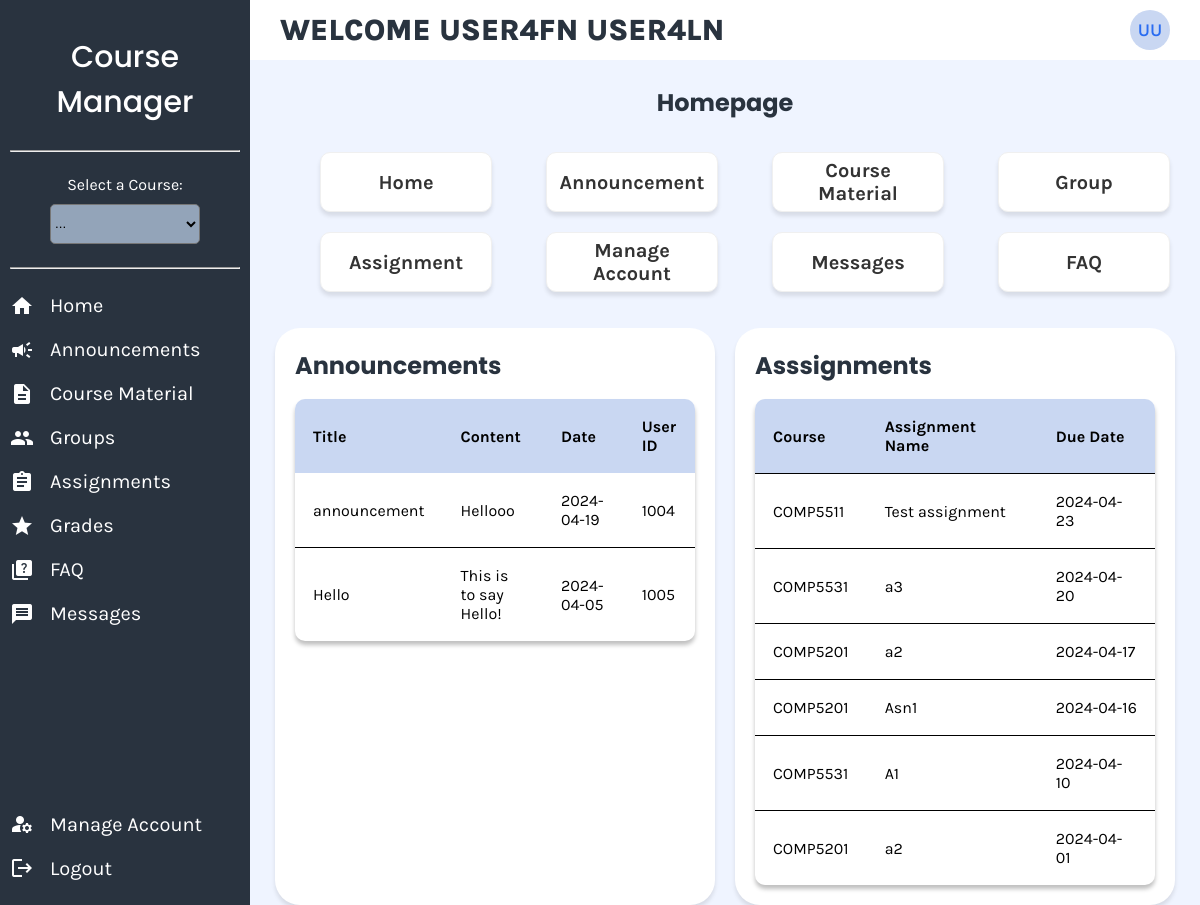
The page /student.php (signed in) on the database its author committed.
### tables this page shows
CREATE TABLE IF NOT EXISTS `announcements` (
  `announcement_id` int NOT NULL AUTO_INCREMENT,
  `title` varchar(255) NOT NULL,
  `content` text NOT NULL,
  `announcement_date` date NOT NULL,
  `userID` int NOT NULL,
  PRIMARY KEY (`announcement_id`) USING BTREE,
  KEY `userID` (`userID`) USING BTREE,
  CONSTRAINT `announcements_ibfk_1` FOREIGN KEY (`userID`) REFERENCES `user` (`userID`)
) AUTO_INCREMENT=1;

CREATE TABLE IF NOT EXISTS `assignments` (
  `Title` VARCHAR(100) NOT NULL,
  `Weight` DECIMAL(10,0) NOT NULL,
  `Max Mark` DECIMAL(10,0) NOT NULL,
  `Post Date` DATE NOT NULL,
  `Due Date` DATE NOT NULL,
  `assign_id` INT NOT NULL AUTO_INCREMENT,
  `assign_instructions` TEXT NOT NULL,
  `course_id` INT NOT NULL,
  PRIMARY KEY (`assign_id`),
  KEY `course_id` (`course_id`),
  CONSTRAINT `assignments_ibfk_1` FOREIGN KEY (`course_id`) REFERENCES `courses` (`course_id`) ON DELETE CASCADE ON UPDATE CASCADE
);

CREATE TABLE IF NOT EXISTS `courses` (
  `course_id` INT NOT NULL AUTO_INCREMENT,
  `course_name` VARCHAR(150) NOT NULL,
  `course_code` VARCHAR(150) NOT NULL,
  `dept_name` VARCHAR(150) NOT NULL,
  `semester` VARCHAR(150) NOT NULL,
  `room_no` VARCHAR(150) NOT NULL,
  `instructor_name` VARCHAR(150) NOT NULL,
  PRIMARY KEY (`course_id`)
) AUTO_INCREMENT=1;

### session.php (called while the page is built, shortened)
<?php
function isAdmin()
{
    if ($_SESSION['roleID'] == 1) {
        return true;
    }
    return false;
}
function isProfessor()
{
    return false;
}
function isTA()
{
    return false;
}
?>

### student.php (the view, shortened to what this page needs)
<?php
require 'session.php';
require 'header.php';
require 'sidebar.php';
$assignmentQuery = "SELECT a.*, c.course_code
                    FROM assignments a
                    INNER JOIN courses c ON a.course_id = c.course_id
                    ORDER BY a.`Due Date` DESC";
$assignmentResult = mysqli_query($conn, $assignmentQuery);
$query = "SELECT title, content, announcement_date, userID
          FROM announcements ORDER BY announcement_date DESC";
$result = mysqli_query($conn, $query);
?>
<!DOCTYPE html>
<html lang="en">
<head>
    <link rel="stylesheet" href="style.css">
</head>
<body>
    <main>
        <div class="container">
            <h1>Homepage</h1>
            <div class="tiles">
                <ul class="tiles">
                    <li>
                        <a href="index.php">Home</a>
                    </li>
                    <li>
                        <a href="#">Announcement</a>
                    </li>
                    <li>
                        <a href="course_material.php">Course Material</a>
                    </li>
                    <li>
                        <a href="groups.php">Group</a>
                    </li>
                    <li>
                        <a href="assignment.php">Assignment</a>
                    </li>
                    <li>
                        <a href="manage_account.php">Manage Account</a>
                    </li>
                    <li>
                        <a href="messages.php">Messages</a>
                    </li>
                    <li>
                        <a href="FAQ.php">FAQ</a>
                    </li>
                </ul>
            </div>
            <div class="general-tile">
                <div class="mid-tile">
                    <h1 class="mid-content">Announcements</h1>
                    <table>
                        <thead>
                            <tr>
                                <th>Title</th>
                                <th>Content</th>
                                <th>Date</th>
                                <?php if (isProfessor() || isTA() || isAdmin()) { ?>
                                    <th>User ID</th>
                                <?php } ?>
                            </tr>
                        </thead>
                        <tbody>
                            <?php
                            if ($result && mysqli_num_rows($result) > 0) {
                                while ($row = mysqli_fetch_assoc($result)) {
                                    echo "<tr>";
                                    echo "<td>" . htmlspecialchars($row['title']) . "</td>";
                                    echo "<td>" . nl2br(htmlspecialchars($row['content'])) . "</td>";
                                    echo "<td>" . htmlspecialchars($row['announcement_date']) . "</td>";
                                    if (isProfessor() || isTA() || isAdmin()) {
                                        echo "<td>" . htmlspecialchars($row['userID']) . "</td>";
                                    }
                                    echo "</tr>";
                                }
                            } else {
                                echo "<tr><td colspan='4'>No announcements available.</td></tr>";
                            }
                            ?>
                        </tbody>
                    </table>
                </div>
                <div class="mid-tile">
                    <h1 class="mid-content">Asssignments</h1>
                    <table>
                        <tr>
                            <th>Course</th>
                            <th>Assignment Name</th>
                            <th>Due Date</th>
                        </tr>
                        <?php
                        while ($row = mysqli_fetch_assoc($assignmentResult)) {
                            echo "<tr>";
                            echo "<td>" . $row['course_code'] . '</td>';
                            echo "<td>" . $row['Title'] . '</td>';
                            echo '<td>' . $row['Due Date'] . '</td>';
                            echo "</tr>";
                        }
                        ?>
                    </table>
                </div>
            </div>
        </div>
    </main>
</body>
</html>

### style.css (style rules this page uses)
main { background-color: #eff4ff; position: absolute; top: 60px; left: 250px; right: 0px; bottom: 0px; }
.container { margin: 25px 25px 25px 25px; }
h1 { font-family: 'Poppins', sans-serif; font-size: 24px; color: #29333F; text-align: center; }
table { width: 100%; position: relative; background: white; box-shadow: 0px 4px 4px rgba(0, 0, 0, 0.25); border-radius: 10px; border-collapse: collapse; overflow: hidden; }
tr { border-bottom: 1px solid black; }
tr:last-child { border-bottom: none; }
th { background-color: #c9d7f2; }
th, td { padding: 18px; text-align: left; }
*, *::after, *::before { box-sizing: border-box; }
body { color: black; font-family: 'Karla', sans serif; }
.tiles { display: flex; flex-wrap: wrap; justify-content: space-between; list-style-type: none; width: 100%; }
.tiles li { flex: 0 0 20%; background-color: white; padding: 10px; border-radius: 10px; text-align: center; justify-content: center; margin: 0px 5px 20px 5px; height: 60px; display: flex; align-items: center; border: 1px solid rgb(240, 240, 240); box-shadow: 0px 4px 4px rgba(0, 0, 0, 0.1); font-family: 'Karla', sans-serif; font-weight: 700; font-size: 20px; }
.tiles a { text-decoration: none; color: #333; }
.general-tile { display: grid; grid-template-columns: repeat(2, 1fr); gap: 20px; }
.mid-tile { background-color: white; padding: 20px; border-radius: 25px; box-shadow: 0px 4px 4px rgba(0, 0, 0, 0.1); }
.mid-content { margin-top: 0; text-align: left; }

### rows shown on the page
announcements: title "announcement", content "Hellooo", announcement_date "2024-04-19", userID "1004"
announcements: title "Hello", content "This is to say Hello!", announcement_date "2024-04-05", userID "1005"
assignments: course.course_code "COMP5511", Title "Test assignment", Due Date "2024-04-23"
assignments: course.course_code "COMP5531", Title "a3", Due Date "2024-04-20"
assignments: course.course_code "COMP5201", Title "a2", Due Date "2024-04-17"
assignments: course.course_code "COMP5201", Title "Asn1", Due Date "2024-04-16"
assignments: course.course_code "COMP5531", Title "A1", Due Date "2024-04-10"
assignments: course.course_code "COMP5201", Title "a2", Due Date "2024-04-01"

### other values the page prints
$pageTitle "WELCOME USER4FN USER4LN"
$initials "UU"
